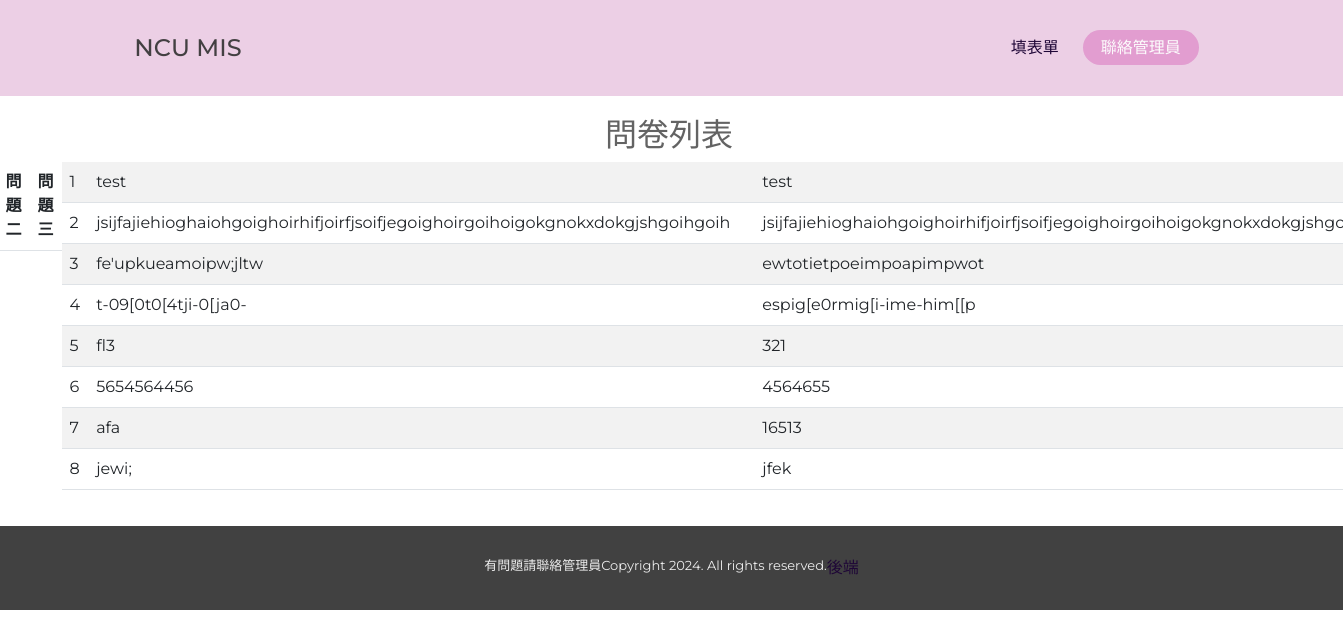
Page /post/ on the earlier database version.
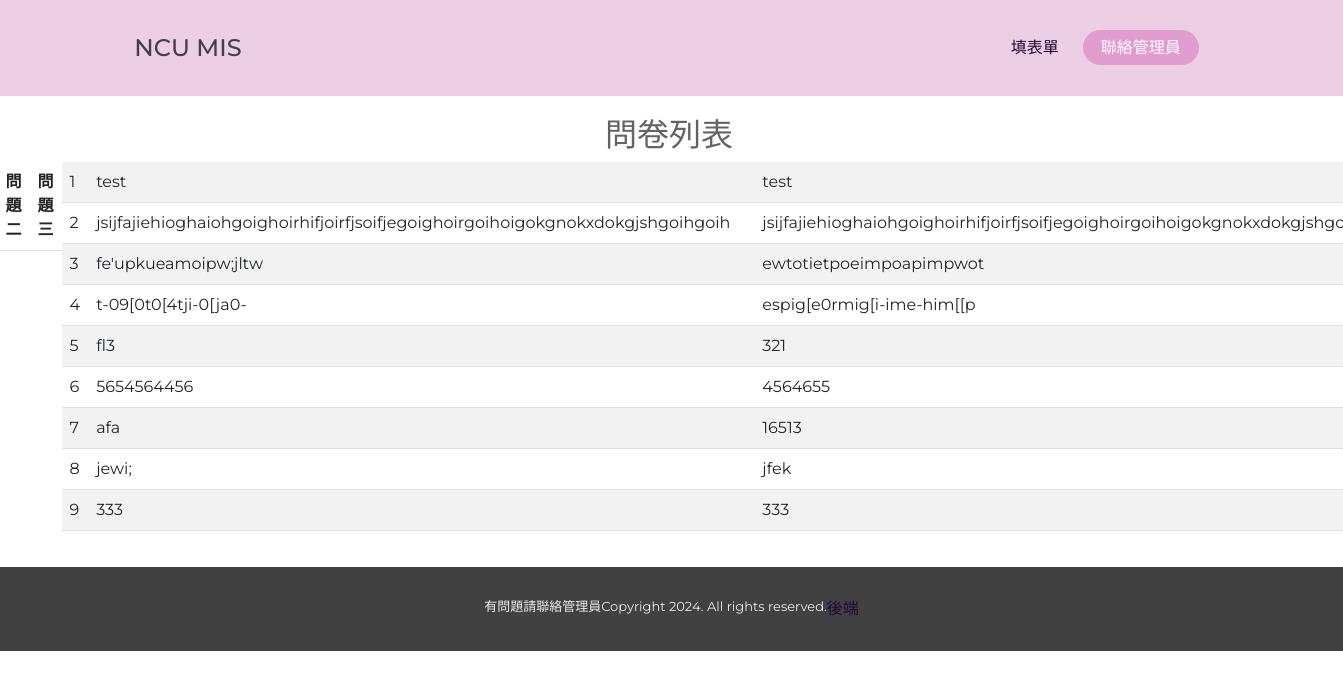
Same page on the later database version.
### mysite/models.py (models this page shows, shortened)
class Questionnaire(models.Model):
    name = models.CharField(max_length=4, null=False)
    student_ID = models.CharField(max_length=10)
    question1 = models.CharField(max_length=30, null=False)
    trait1 = models.CharField(max_length=10, null=False)
    trait2 = models.CharField(max_length=10, null=False)
    trait3 = models.CharField(max_length=10, null=False)
    question3 = models.TextField(max_length=30, null=False)
    line_id = models.CharField(max_length=20, default='##########')
    instagram = models.CharField(max_length=20, default='##########')

### mysite/views.py (the view)
# urls.py: path("post/", post, name="post"),
def post(request, slug=None):
    questionnaires = models.Questionnaire.objects.all()
    return render(request, 'post.html', locals())

### templates/post.html (shortened to what this page needs)
{% extends "base.html" %}
{% block content %}
<div class='container'>
    <h2>問卷列表</h2>
    <table class="table table-striped">
        <thead>
            <tr>
                <th>問題二</th>
                <th>問題三</th>
            </tr>
        </thead>
        <tbody>
            {% for num in questionnaires %}
            <tr>
                <td>{{ forloop.counter }}</td>
                <td>{{ num.question1 }}</td>
                <td>{{ num.question2 }}</td>
                <td>{{ num.question3 }}</td>
            </tr>
            {% endfor %}
        </tbody>
    </table>
</div>
{% endblock content %}

### templates/base.html (shortened to what this page needs)
<!DOCTYPE html>
<html>
    <head>
        <link href="https://cdn.jsdelivr.net/npm/bootstrap@5.2.3/dist/css/bootstrap.min.css" rel="stylesheet"
>
        <link rel="stylesheet" href="https://cdn.jsdelivr.net/npm/bootstrap-icons@1.10.3/font/bootstrap-icons.css">
        {% load static %}
        <link rel="stylesheet" href="{% static 'css/fillQA.css' %}">
        <link rel="stylesheet" href="{% static 'css/header.css' %}">
        <link rel="stylesheet" href="{% static 'css/footer.css' %}">
        <link rel="stylesheet" href="{% static 'css/contact.css' %}">
    </head>
<body>
    {% include "header.html" %}
    {% block content %}{% endblock content %}
    {% include "footer.html" %}
</body>
</html>

### templates/header.html
<header>
    <div class="navbar-brand">NCU MIS</div>
    <nav>
        <ul class="navbar-nav">
            <li><a href="/">填表單</a></li>
            <li class="contactus"><a href="/contact/">聯絡管理員</a></li>
        </ul>
    </nav>
</header>

### templates/footer.html
{% load static %}
<footer>
    <div>有問題請聯絡管理員</div>
    <div>Copyright 2024. All rights reserved. </div>
    <li class="nonesty"><a href="/admin/">後端</a></li>
</footer>

### staticfiles/css/fillQA.css (style rules this page uses)
.container { background: #ffffff; font-family: "Montserrat", sans-serif; color: #636363; display: flex; flex-direction: column; justify-content: center; align-items: center; padding: 20px 15px 20px 10px; }
.table-striped { display: flex; justify-content: center; }

### static/css/header.css (style rules this page uses)
* { margin: 0; padding: 0; }
li, a, button { font-weight: 500px; font-size: 16px; color: #1F0737; text-decoration: none; }
header { display: flex; justify-content: space-between; align-items: center; padding: 30px 10%; font-family: 微軟正黑體; color: #333333ea; background-color:#eccfe5; }
.navbar-nav { padding:0; margin:0; list-style: none; display: inline-block; }
.navbar-nav li { display: inline-block; padding: 0px 10px; }
.navbar-nav li a { transition: all 0.3s ease 0s; }
.navbar-brand { font-weight: 450; font-size: 1.5em; font-family: "Montserrat", sans-serif; }
.contactus a { padding: 9px 18px; background-color: #d666b87b; border: none; border-radius: 20px; cursor: pointer; transition: all 0.3s ease 0s; color: #FCFCFC; }

### staticfiles/css/footer.css (style rules this page uses)
footer { margin:0; background-color: #414141; color: #ededed; font-family: "Montserrat", sans-serif; font-size: 13px; font-weight:400; display: flex; justify-content: center; padding: 30px; }
footer .nonesty { list-style: none; }

Differences in the rows shown:
added Questionnaire: question1 "333", question3 "333"
